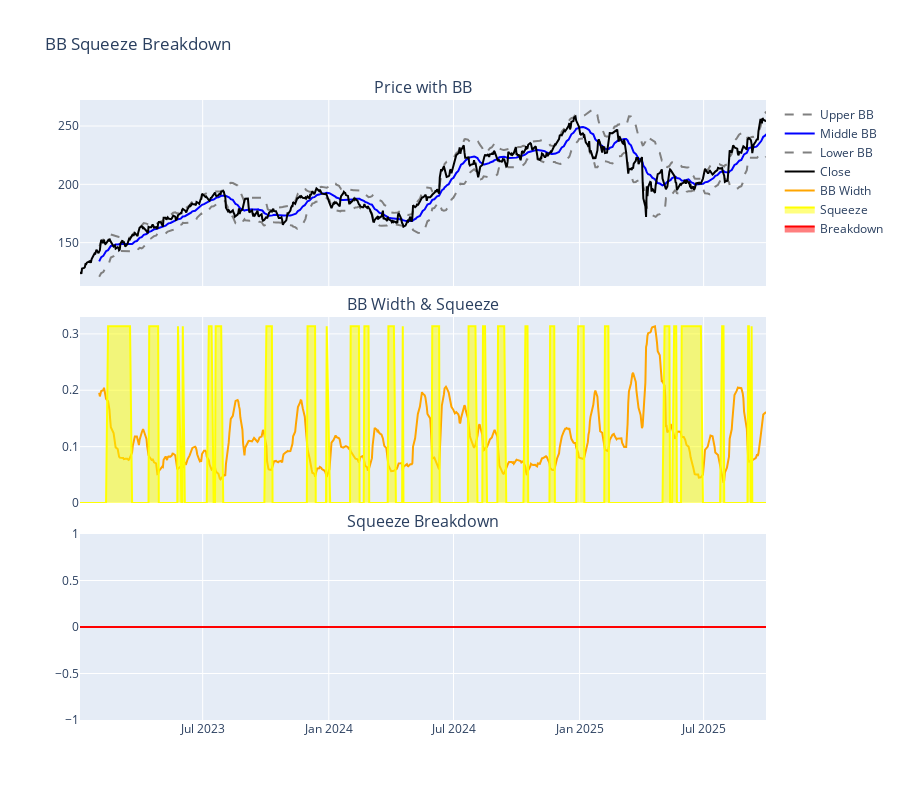

The cell this chart's notebook holds for it:
### Markdown cell above
## 8. Bollinger Band Squeeze Breakdown

BB squeeze (low volatility, band width at 20-day low) followed by breakdown below lower band. Often precedes sharp reversal.

### Code cell
df = detect_bb_squeeze_breakdown(df)

fig = make_subplots(rows=3, cols=1, shared_xaxes=True, vertical_spacing=0.05,
                    subplot_titles=('Price with BB', 'BB Width & Squeeze', 'Squeeze Breakdown'))

fig.add_trace(go.Scatter(x=df['date'], y=df['bb_upper'], name='Upper BB',
                        line=dict(color='gray', dash='dash')), row=1, col=1)
fig.add_trace(go.Scatter(x=df['date'], y=df['bb_middle'], name='Middle BB',
                        line=dict(color='blue')), row=1, col=1)
fig.add_trace(go.Scatter(x=df['date'], y=df['bb_lower'], name='Lower BB',
                        line=dict(color='gray', dash='dash')), row=1, col=1)
fig.add_trace(go.Scatter(x=df['date'], y=df['close'], name='Close',
                        line=dict(color='black')), row=1, col=1)

fig.add_trace(go.Scatter(x=df['date'], y=df['bb_width'], name='BB Width',
                        line=dict(color='orange')), row=2, col=1)
fig.add_trace(go.Scatter(x=df['date'], y=df['bb_squeeze'] * df['bb_width'].max(), name='Squeeze',
                        fill='tozeroy', line=dict(color='yellow'), opacity=0.3), row=2, col=1)

fig.add_trace(go.Scatter(x=df['date'], y=df['squeeze_breakdown'], name='Breakdown',
                        fill='tozeroy', line=dict(color='red')), row=3, col=1)

fig.update_layout(height=800, title_text="BB Squeeze Breakdown")
fig.show()

### Figure 1 — Plotly figure (JSON) as saved in the notebook; plotly's stock layout.template omitted (floating-point values rounded to 4 significant figures; data arrays with more than 128 entries replaced by an {"elided": "..."} marker saying what was removed)
{"data": [{"line": {"color": "gray", "dash": "dash"}, "name": "Upper BB", "type": "scatter", "x": {"elided": "688 str values"}, "xaxis": "x", "y": {"elided": "688 float values"}, "yaxis": "y"}, {"line": {"color": "blue"}, "name": "Middle BB", "type": "scatter", "x": {"elided": "688 str values"}, "xaxis": "x", "y": {"elided": "688 float values"}, "yaxis": "y"}, {"line": {"color": "gray", "dash": "dash"}, "name": "Lower BB", "type": "scatter", "x": {"elided": "688 str values"}, "xaxis": "x", "y": {"elided": "688 float values"}, "yaxis": "y"}, {"line": {"color": "black"}, "name": "Close", "type": "scatter", "x": {"elided": "688 str values"}, "xaxis": "x", "y": {"elided": "688 float values"}, "yaxis": "y"}, {"line": {"color": "orange"}, "name": "BB Width", "type": "scatter", "x": {"elided": "688 str values"}, "xaxis": "x2", "y": {"elided": "688 float values"}, "yaxis": "y2"}, {"fill": "tozeroy", "line": {"color": "yellow"}, "name": "Squeeze", "opacity": 0.3, "type": "scatter", "x": {"elided": "688 str values"}, "xaxis": "x2", "y": {"elided": "688 float values"}, "yaxis": "y2"}, {"fill": "tozeroy", "line": {"color": "red"}, "name": "Breakdown", "type": "scatter", "x": {"elided": "688 str values"}, "xaxis": "x3", "y": {"elided": "688 int values"}, "yaxis": "y3"}], "layout": {"annotations": [{"font": {"size": 16}, "showarrow": false, "text": "Price with BB", "x": 0.5, "xanchor": "center", "xref": "paper", "y": 1, "yanchor": "bottom", "yref": "paper"}, {"font": {"size": 16}, "showarrow": false, "text": "BB Width & Squeeze", "x": 0.5, "xanchor": "center", "xref": "paper", "y": 0.65, "yanchor": "bottom", "yref": "paper"}, {"font": {"size": 16}, "showarrow": false, "text": "Squeeze Breakdown", "x": 0.5, "xanchor": "center", "xref": "paper", "y": 0.3, "yanchor": "bottom", "yref": "paper"}], "height": 800, "title": {"text": "BB Squeeze Breakdown"}, "xaxis": {"anchor": "y", "domain": [0, 1], "matches": "x3", "showticklabels": false}, "xaxis2": {"anchor": "y2", "domain": [0, 1], "matches": "x3", "showticklabels": false}, "xaxis3": {"anchor": "y3", "domain": [0, 1]}, "yaxis": {"anchor": "x", "domain": [0.7, 1]}, "yaxis2": {"anchor": "x2", "domain": [0.35, 0.65]}, "yaxis3": {"anchor": "x3", "domain": [0, 0.3]}}}
